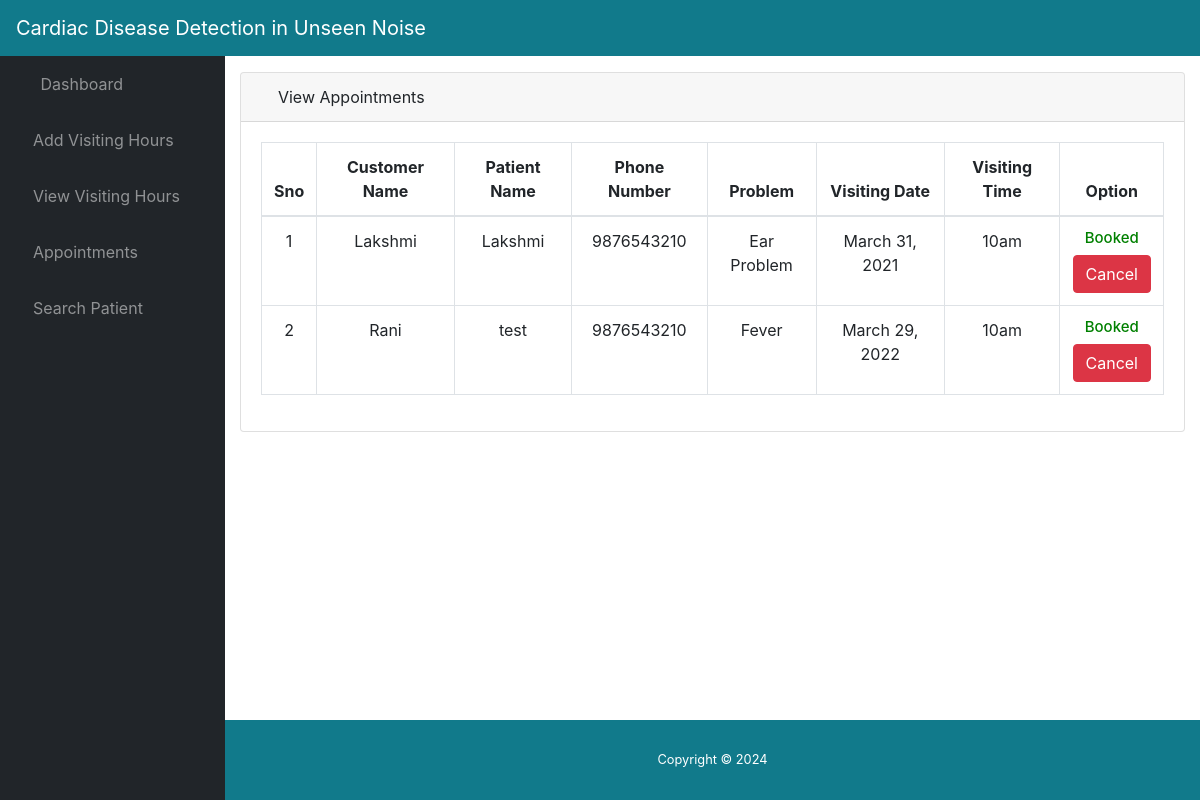
The app's page /appointment/ (signed in) with its own data.
### app/models.py (models this page shows, shortened)
class Appointment(models.Model):
	hospital_id =  models.ForeignKey(Doctor_Register, on_delete=models.CASCADE)
	customer_id =  models.ForeignKey(Customer_Detail, on_delete=models.CASCADE)
	pet_name = models.CharField(max_length=30)
	problem =  models.CharField(max_length=200)
	visiting_date = models.DateField(max_length=30)
	visiting_time = models.CharField(max_length=30)
	status = models.CharField(max_length=30)

class Customer_Detail(models.Model):
	name = models.CharField(max_length=30)
	email = models.EmailField(max_length=30)
	phone_number = models.CharField(max_length=30)
	country =  models.CharField(max_length=30)
	state = models.CharField(max_length=30)
	city = models.CharField(max_length=30)
	address = models.CharField(max_length=200)
	username = models.CharField(max_length=30,unique=True)
	password =  models.CharField(max_length=30)

### app/views.py (the view)
# urls.py: path('appointment/',views.appointment,name='appointment'),
def appointment(request):
	hospital_id = request.session['doc_id']
	v_hr = Appointment.objects.filter(hospital_id=int(hospital_id))
	return render(request,'appointment.html',{'v_hr':v_hr})

### app/templates/appointment.html
{% include 'header.html' %}
<div class="card mb-3">
          <div class="card-header">
            <i class="fas fa-table"></i>
            View Appointments</div>
          <div class="card-body">
            <div class="table-responsive">
              <table class="table table-bordered" id="dataTable" width="100%" cellspacing="0">
                <thead>
                  <tr>
                    <th>Sno</th>
                    <th>Customer Name</th>
                    <th>Patient Name</th>
                    <th>Phone Number</th>
                    <th>Problem</th>
                    <th>Visiting Date</th>
                    <th>Visiting Time</th>
                    <th>Option</th>
                  </tr>
                </thead>
                <tbody>
                  {% for i in v_hr %}
                  <tr>
                    <td>{{forloop.counter}}</td>
                    <td>{{i.customer_id.name}}</td>
                    <td>{{i.pet_name}}</td>
                    <td>{{i.customer_id.phone_number}}</td>
                    <td>{{i.problem}}</td>
                    <td>{{i.visiting_date}}</td>
                    <td>{{i.visiting_time}}</td>
                    <td>
                      {% if i.status == 'book' %}
                        <h4 class="grn">Booked</h4>
                      {% else %}
                        <a href="{% url 'update_status' pk=i.id %}" class="btn btn-success btn-xs">Accept</a>
                      {% endif %}
                      {% if i.status == 'cancel' %}
                        <h4 class="red">Cancelled</h4>
                      {% else %}
                      <a href="{% url 'cancel_app' pk=i.id %}" class="btn btn-danger btn-xs">Cancel</a> </td>
                      {% endif %}
                  </tr>
                  {% endfor %}
                </tbody>
              </table>
            </div>
          </div>
</div>
{% include 'footer.html' %}

### app/templates/header.html (style rules this page uses)
tr { text-align: center !important; }
.grn { color: green; font-size: 15px; }

### records on screen
Appointment: customer_id.name "Lakshmi", pet_name "Lakshmi", customer_id.phone_number "9876543210", problem "Ear Problem", visiting_date "March 31, 2021", visiting_time "10am", status "Booked"
Appointment: customer_id.name "Rani", pet_name "test", customer_id.phone_number "9876543210", problem "Fever", visiting_date "March 29, 2022", visiting_time "10am", status "Booked"
